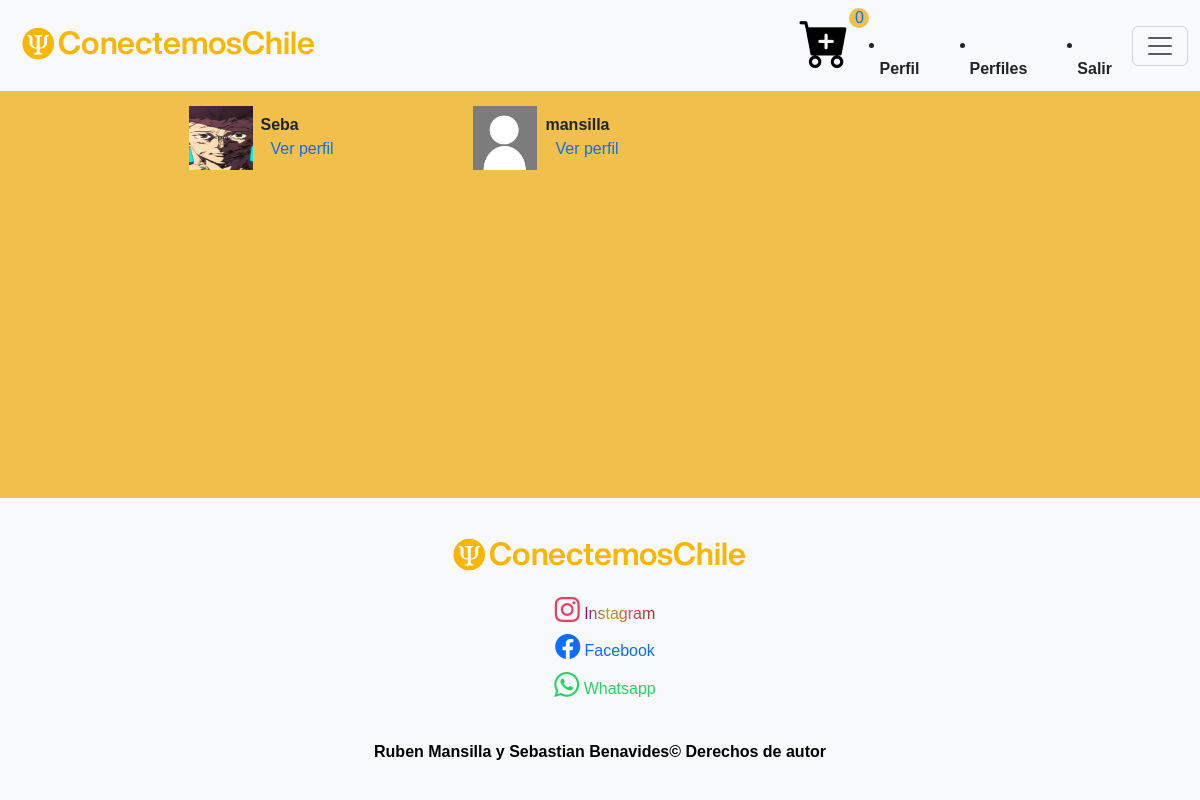
Page /profiles/ (signed in) on the committed database.
### registration/models.py (models this page shows)
class Profile(models.Model):
    user = models.OneToOneField(User, on_delete=models.CASCADE)
    avatar = models.ImageField(upload_to=custom_upload_to, null=True, blank=True)
    bio = models.TextField(null=True)
    class Meta:
        ordering = ['user__username']

### profiles/views.py (the view)
# urls.py: path('', ProfileListView.as_view(), name='list'),
class ProfileListView(ListView):
    model = Profile
    template_name = 'profiles/profile_list.html'
    paginate_by = 6

### profiles/templates/profiles/profile_list.html (shortened to what this page needs)
{% extends 'core/base.html' %}
{% load static %}
{% block content %}
<link rel="stylesheet" href="{% static 'core/css/perfiles.css' %}">
<main role="main">
  <div id="perfiles" class="container mt-5">
    <div class="row mt-3">
      <div class="col-md-9 mx-auto mb-5">
        <h2>Perfiles</h2>
        <div class="row">
          {% for profile in profile_list %}
            <div class="col-md-4 mt-2 mb-3 ">
              <div class="row p-1">
                <div class="col-md-12">
                  {% if profile.avatar %}
                    <img src="{{profile.avatar.url}}" class="img-fluid profile-avatar">
                  {% else %}
                    <img src="{% static 'registration/img/no-avatar.jpg' %}" class="img-fluid profile-avatar">
                  {% endif %}
                  <p class="profile-data">
                    <b>{{profile.user|truncatechars:"16"}}</b><br>
                    <a href="{% url 'profiles:detail' profile.user %}">Ver perfil</a>
                  </p>
                </div>
              </div>
            </div>
          {% endfor %}
        </div>
      </div>
    </div>
  </div>
</main>
{% endblock %}

### core/static/core/css/estilo-inicio-login.css (style rules this page uses)
h5,a { text-decoration: none; display: inline; margin-left: 10px; }

### core/static/core/css/estilo-footer.css (style rules this page uses)
body { display: flex; flex-direction: column; min-height: 100vh; }
main { flex: 1; }

### core/static/core/css/estilo-body.css (style rules this page uses)
body { font-family: Arial, sans-serif; margin: 0; padding: 0; background-color: #f0bf4c; position: relative; }

### core/static/core/css/perfiles.css (style rules this page uses)
.profile-avatar { float: left; width: 4rem; height: 4rem; }
.profile-data { padding-left: 4.5rem; padding-top: .4rem; }

### rows in the picture
Profile: avatar (picture), user "Seba"
Profile: user "mansilla"
